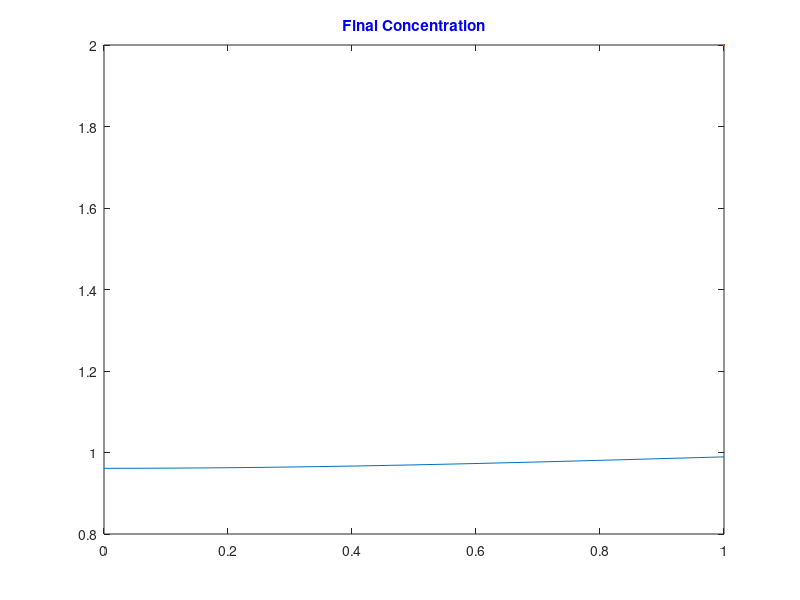
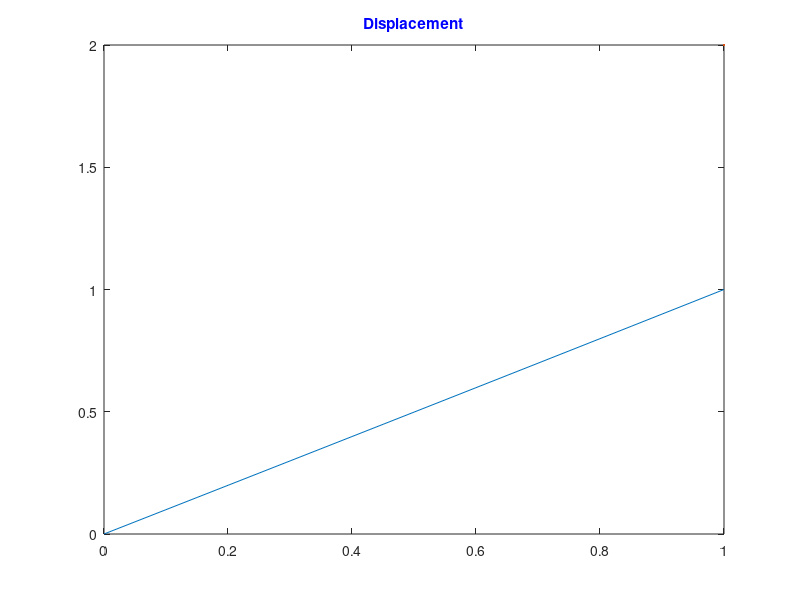
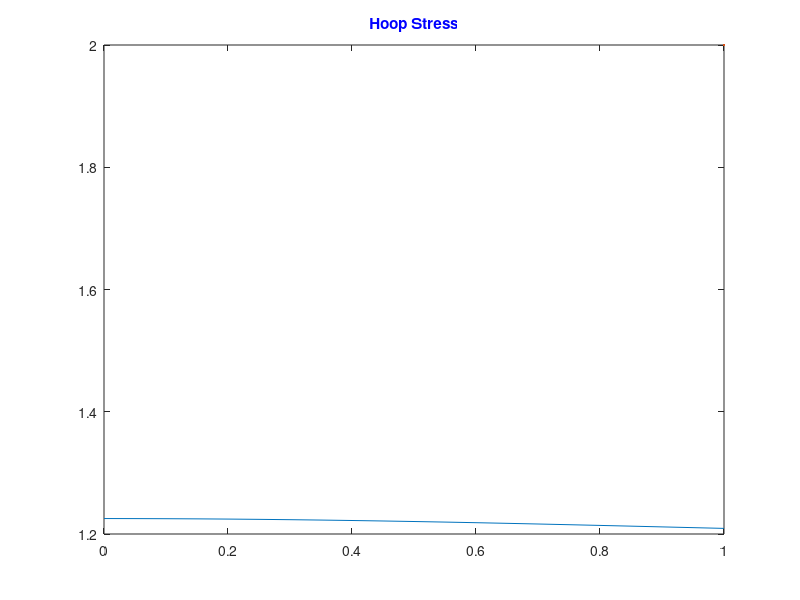
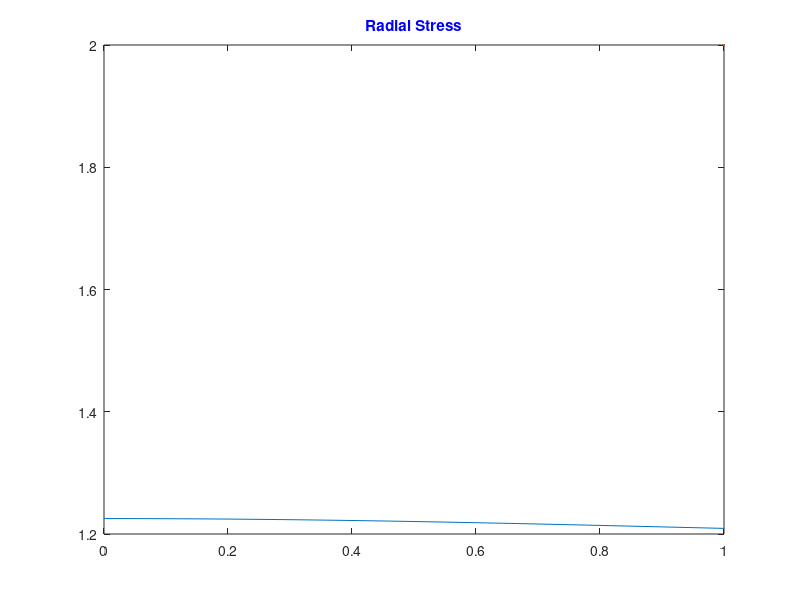

Write MATLAB code to recreate these figures, in order.
%%
clear;
clc;
close all;

D_0 = 16;
c_ref = 53.98e27;
E_0 = 90.13e9;
E_b_outer = 1.5*E_0;
R_0 = 10e-6;
j_outer = 10e34;
omega = 0.014e-27 ;
nu = 0.28;
xi = 4;

h = 0.05;
r_tilde = 0:h:1 ;
dt = 0.001;
t_final = 1;
n_points = (1/h) + 1; 
n_iterations = t_final/dt ;

%%
c_tilde = zeros(n_iterations, n_points) ;
c_tilde(1, :) = 0; % initial condition




for iter = 1:n_iterations-1
    for i = 1:n_points
        if(i == 1) % boundary condition on left
            c1 = c_tilde(iter, i+1);
            c_tilde(iter+1, i) =  c_tilde(iter, i) + dt*( (c_tilde(iter, i+1) - c1)/(2*h*h) + (c_tilde(iter, i+1) - 2*c_tilde(iter, i) + c1)/(h^2) ) ;
        elseif(i == n_points) % boundary condition on right
            c1 = c_tilde(iter, i-1) + 2*h*xi*(1-c_tilde(iter, i)) ;
            c_tilde(iter+1, i) = c_tilde(iter, i) + dt*( (c1 - c_tilde(iter, i-1))/(2*h*r_tilde(i)) + (c1 - 2*c_tilde(iter, i) + c_tilde(iter, i-1))/(h^2) ) ;
        else
            c_tilde(iter+1, i) = c_tilde(iter, i) + dt*( (c_tilde(iter, i+1) - c_tilde(iter, i-1))/(2*h*r_tilde(i)) + (c_tilde(iter, i+1) - 2*c_tilde(iter, i) + c_tilde(iter, i-1))/(h^2) ) ;
        end

        if(isnan(c_tilde(iter+1, i)))
            disp(iter);
            disp(i) ;
            break
        end

%         pause(0.1);
%         plot(r_tilde, c_tilde(iter+1, :), linewidth=2)

        
    end
end

plot(r_tilde, c_tilde(n_iterations, :), linewidth=2);
title('Final Concentration', 'Color','blue');


%%

alpha = omega*c_ref*(1+nu)/(3*(1-nu)) ;

u_tilde = zeros(n_iterations, n_points) ;
u_tilde(:, 1) = 0;
u_tilde(:, n_points) = 1 ;



for iter = 1:n_iterations-1
    for i = 2:n_points-1
         l = 1/r_tilde(i)^2 + 2/h^2 ;
         u_tilde(iter+1, i) = ( (u_tilde(iter, i+1) +  u_tilde(iter, i-1))/(h^2) +  (u_tilde(iter, i+1)- u_tilde(iter, i-1))/(2*h*r_tilde(i)) - alpha*(c_tilde(iter, i+1)-c_tilde(iter, i-1))/(2*h) )/l ;
    
%          plot(r_tilde, u_tilde(iter, :), linewidth=2);
%          pause(0.01);
    end
end

figure
plot(r_tilde, u_tilde(n_iterations, :), linewidth=2) ;
title('Displacement', 'Color', 'blue')

%%
sigma_rr_tilde = zeros(1, n_points) ;
sigma_tt_tilde = zeros(1, n_points) ;
epsilon_rr = u_tilde(n_iterations, n_points)/r_tilde(n_points);
epsilon_tt = epsilon_rr ;

for i = 1:n_points
    a = c_tilde(n_iterations, i)*omega*c_ref/3 ;
    sigma_rr_tilde(i) = (nu*epsilon_tt + (1-nu)*epsilon_rr - a*(1+nu))/((1+nu)*(1-2*nu)) ;
    sigma_tt_tilde(i) = (nu*epsilon_rr + (1-nu)*epsilon_tt - a*(1+nu))/((1+nu)*(1-2*nu)) ;
end

figure
plot(r_tilde, sigma_tt_tilde, linewidth=2) ;
title('Hoop Stress', 'Color', 'Blue')
figure
plot(r_tilde, sigma_tt_tilde, linewidth=2) ;
title('Radial Stress', 'Color', 'Blue');

